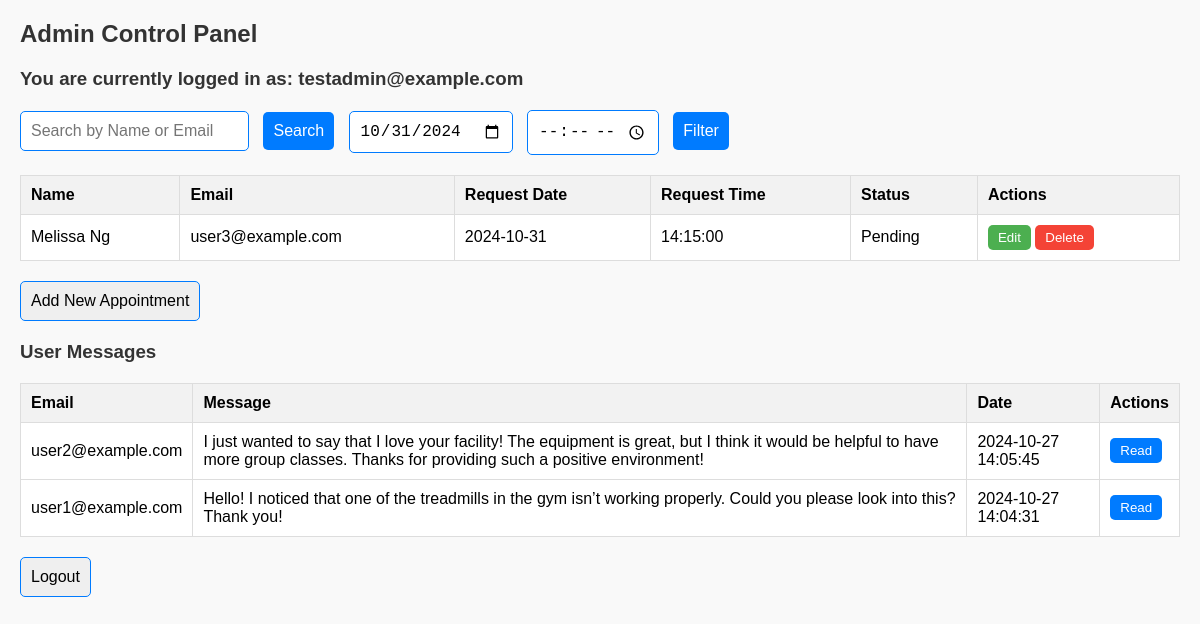
/admin.php?request_date=2024-10-31 (signed in), run on the app's committed database.
### tables this page shows
CREATE TABLE `appointment` (
  `name` varchar(225) NOT NULL,
  `email` varchar(225) NOT NULL,
  `app_date` date NOT NULL,
  `app_time` time NOT NULL,
  `status` varchar(225) NOT NULL
);

CREATE TABLE `contact_messages` (
  `id` int(11) NOT NULL,
  `name` varchar(255) NOT NULL,
  `email` varchar(255) NOT NULL,
  `message` text NOT NULL,
  `created_at` timestamp NOT NULL DEFAULT current_timestamp()
);

### admin.php (the view, shortened to what this page needs)
<?php
include 'database.php';
if (isset($_SESSION['email'])) {
    echo "<h2>Admin Control Panel</h2>";
    echo "<h3>You are currently logged in as: " . htmlspecialchars($_SESSION['email']) . "</h3>";
    echo '<form action="" method="GET" class="search-form">
            <input type="text" name="search" placeholder="Search by Name or Email" value="' . (isset($_GET['search']) ? htmlspecialchars($_GET['search']) : '') . '">
            <button type="submit">Search</button>
            <input type="date" name="request_date" value="' . (isset($_GET['request_date']) ? htmlspecialchars($_GET['request_date']) : '') . '">
            <input type="time" name="request_time" value="' . (isset($_GET['request_time']) ? htmlspecialchars($_GET['request_time']) : '') . '">
            <button type="submit">Filter</button>
          </form>';
    $filters = [];
    if (isset($_GET['request_date']) && !empty($_GET['request_date'])) {
        $request_date = mysqli_real_escape_string($conn, $_GET['request_date']);
        $filters[] = "app_date = '$request_date'";
    }
    $filterQuery = count($filters) > 0 ? " WHERE " . implode(" AND ", $filters) : '';
    $sql = "SELECT * FROM appointment" . $filterQuery;
    $result = mysqli_query($conn, $sql);
    echo "<table class='data-table'>
        <tr>
            <th>Name</th>
            <th>Email</th>
            <th>Request Date</th>
            <th>Request Time</th>
            <th>Status</th>
            <th>Actions</th>
        </tr>";
    if (mysqli_num_rows($result) > 0) {
        while ($row = mysqli_fetch_assoc($result)) {
            echo "<tr>
                    <td>" . htmlspecialchars($row['name']) . "</td>
                    <td>" . htmlspecialchars($row['email']) . "</td>
                    <td>" . htmlspecialchars($row['app_date']) . "</td>
                    <td>" . htmlspecialchars($row['app_time']) . "</td>
                    <td>" . htmlspecialchars($row['status']) . "</td>
                    <td class='action-buttons'>
                        <form action='edit.php' method='GET' style='display:inline;'>
                            <input type='hidden' name='id' value='" . htmlspecialchars($row['email']) . "'>
                            <button type='submit' class='edit-button'>Edit</button>
                        </form>
                        <form action='delete.php' method='GET' style='display:inline;' onsubmit=\"return confirm('Are you sure you want to delete this record?');\">
                            <input type='hidden' name='id' value='" . htmlspecialchars($row['email']) . "'>
                            <button type='submit' class='delete-button'>Delete</button>
                        </form>
                    </td>
                </tr>";
        }
    } else {
        echo "<tr><td colspan='6'>No records found!</td></tr>";
    }
    echo "</table>";
    echo "<form action='add.php' method='GET' class='add-form'>
            <button type='submit'>Add New Appointment</button>
          </form>";
    echo "<h3>User Messages</h3>";
    $messageQuery = "SELECT * FROM contact_messages ORDER BY created_at DESC";
    $messageResult = mysqli_query($conn, $messageQuery);
    echo "<table class='data-table'>
            <tr>
                <th>Email</th>
                <th>Message</th>
                <th>Date</th>
                <th>Actions</th>
            </tr>";
    if (mysqli_num_rows($messageResult) > 0) {
        while ($msgRow = mysqli_fetch_assoc($messageResult)) {
            echo "<tr>
                    <td>" . htmlspecialchars($msgRow['email']) . "</td>
                    <td>" . htmlspecialchars($msgRow['message']) . "</td>
                    <td>" . htmlspecialchars($msgRow['created_at']) . "</td>
                    <td class='action-buttons'>
                        <form action='delete_message.php' method='POST' onsubmit=\"return confirm('Are you sure you want to mark this message as read?');\" style='display:inline;'>
                            <input type='hidden' name='message_id' value='" . htmlspecialchars($msgRow['id']) . "'>
                            <button type='submit' class='read-button'>Read</button>
                        </form>
                    </td>
                  </tr>";
        }
    } else {
        echo "<tr><td colspan='4'>No messages found!</td></tr>";
    }
    echo "</table>";
    echo '<form action="logout.php" method="POST" class="logout-form">
            <button type="submit">Logout</button>
          </form>';
} else {
    echo "<h3>No user is logged in.</h3>";
}
?>

### admin.php (style rules this page uses)
h2, h3 { color: #333; }
.search-form, .add-form, .logout-form { margin: 20px 0; }
.search-form input, .search-form button, .add-form button, .logout-form button { padding: 10px; margin-right: 10px; border: 1px solid #007BFF; border-radius: 5px; font-size: 16px; }
.search-form button { background-color: #007BFF; color: white; border: none; }
.data-table { width: 100%; border-collapse: collapse; margin-top: 20px; background-color: #fff; }
.data-table th, .data-table td { padding: 10px; border: 1px solid #ddd; text-align: left; }
.data-table th { background-color: #f2f2f2; }
.action-buttons form { display: inline; }
.edit-button { background-color: #4CAF50; color: white; border: none; padding: 5px 10px; border-radius: 5px; }
.delete-button { background-color: #f44336; color: white; border: none; padding: 5px 10px; border-radius: 5px; }
.read-button { background-color: #007BFF; color: white; border: none; padding: 5px 10px; border-radius: 5px; }

### data on the page
appointment: name "Melissa Ng", email "user3@example.com", app_date "2024-10-31", app_time "14:15:00", status "Pending"
contact_messages: email "user2@example.com", message "I just wanted to say that I love your facility! The equipment is great, but I think it would be helpful to have more group classes. Thanks for providing such a positive environment!", created_at "2024-10-27 14:05:45"
contact_messages: email "user1@example.com", message "Hello! I noticed that one of the treadmills in the gym isn’t working properly. Could you please look into this? Thank you!", created_at "2024-10-27 14:04:31"

### other printed values
$_SESSION['email'] "testadmin@example.com"
